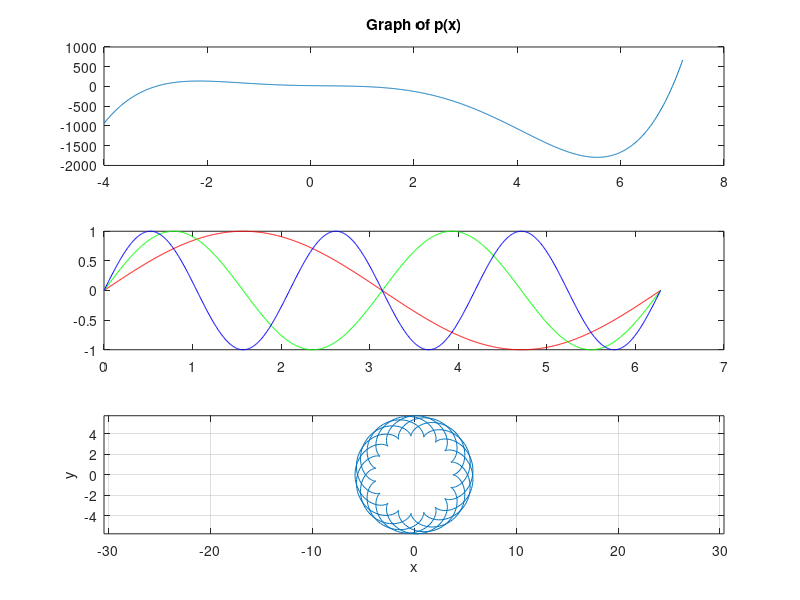

MATLAB code for this plot:
p = @(x) x.^5 - 5*x.^4 - 16*x.^3 + 16*x.^2 - 17*x + 21;

%a
x_values = linspace(-4, 7.2, 1000);

y_values = p(x_values);

subplot(3,1,1);
plot(x_values, y_values);
title('Graph of p(x)');

%b
value=p(-2.5)

%c
p=[1 -5 -16 16 -17 21]
r=roots(p)

%2

f=@(x) sin(x);
g=@(x) sin(2*x);
h=@(x) sin(3*x);

x1_values=linspace(0,2*pi,1000);

f_res=f(x1_values);
g_res=g(x1_values);
h_res=h(x1_values);

subplot(3,1,2);
plot(x1_values, f_res, 'r', x1_values, g_res, 'g', x1_values, h_res, 'b');

%3

R = 3.8;
r = 1;

t = linspace(0, 10*pi, 1000);     

x = (R + r) * cos(t) - r * cos((R/r + 1) * t);
y = (R + r) * sin(t) - r * sin((R/r + 1) * t);

subplot(3,1,3)
plot(x, y);
xlabel('x');
ylabel('y');
axis equal; 
grid on;